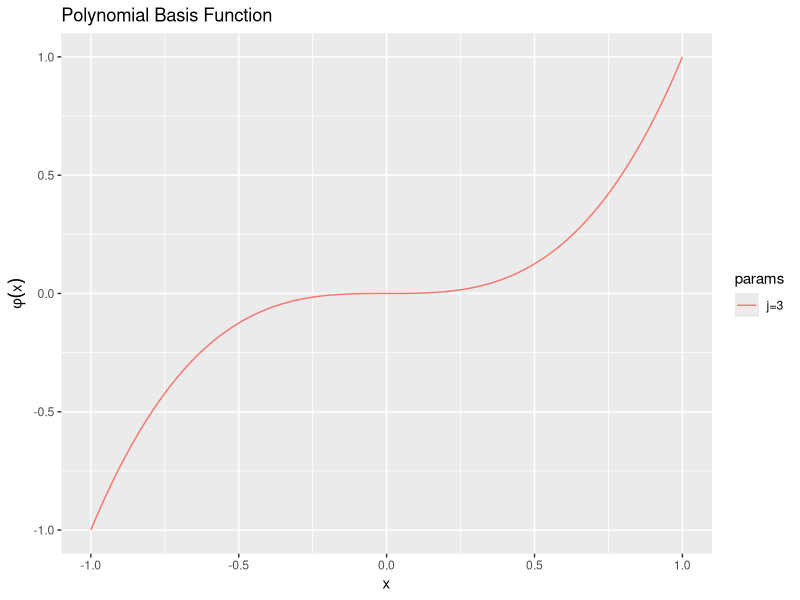
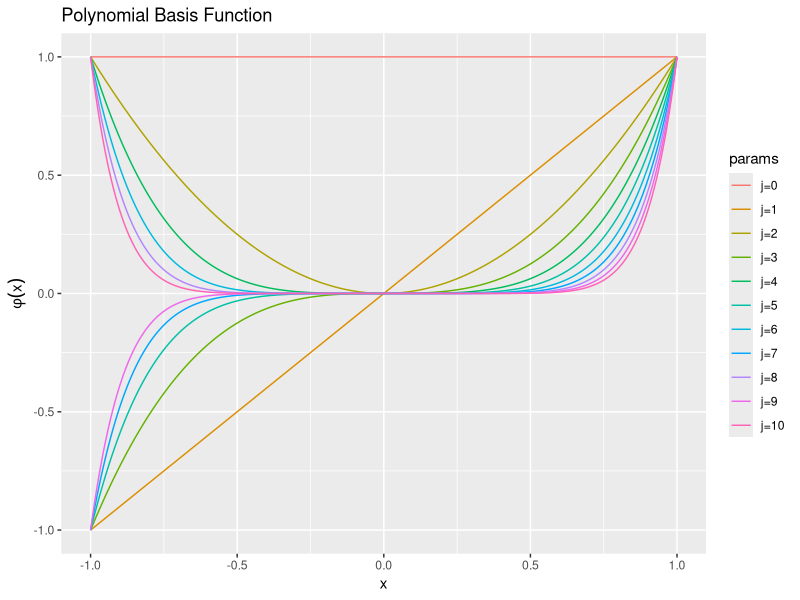
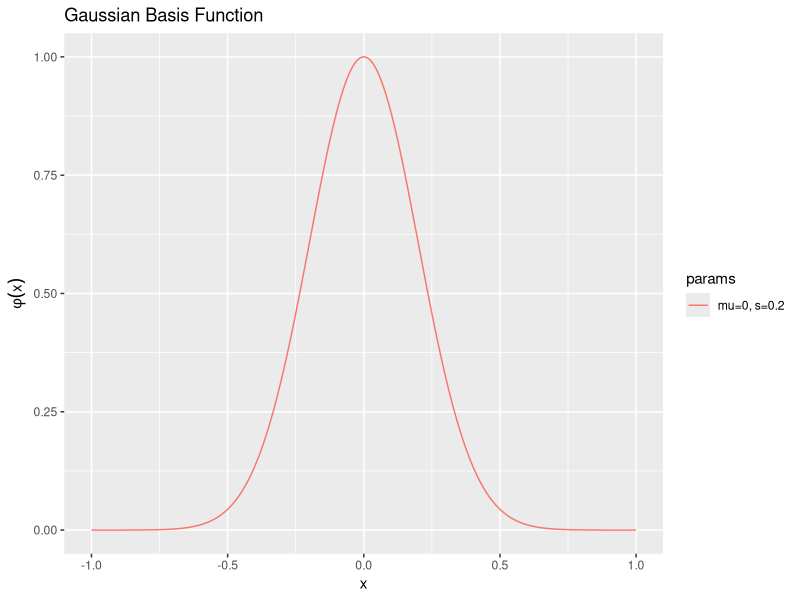
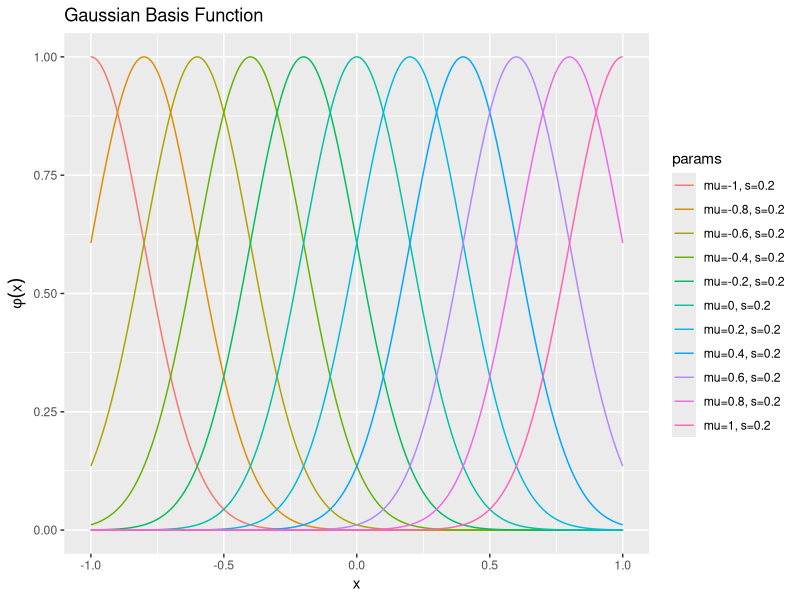
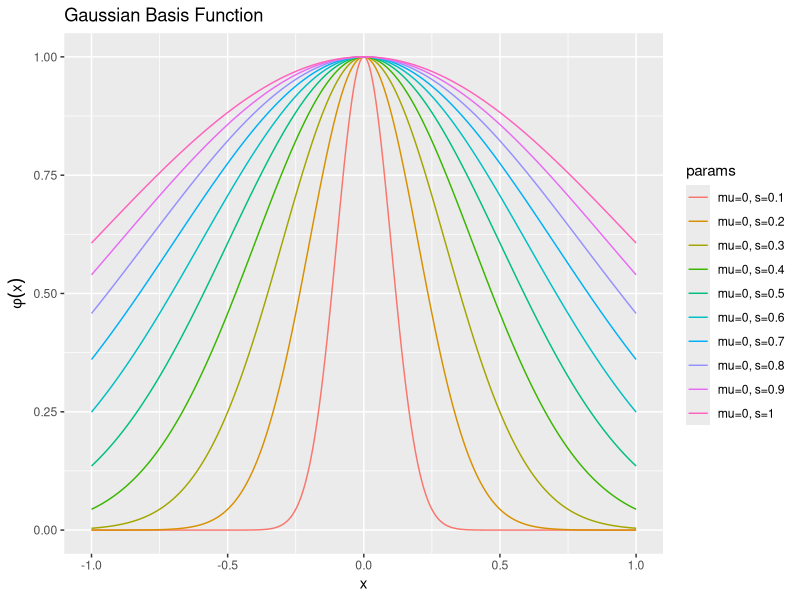
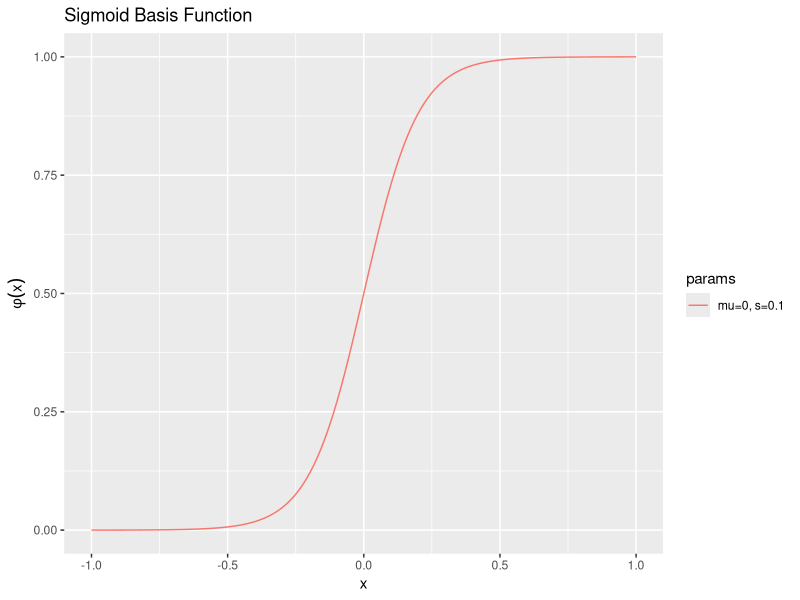
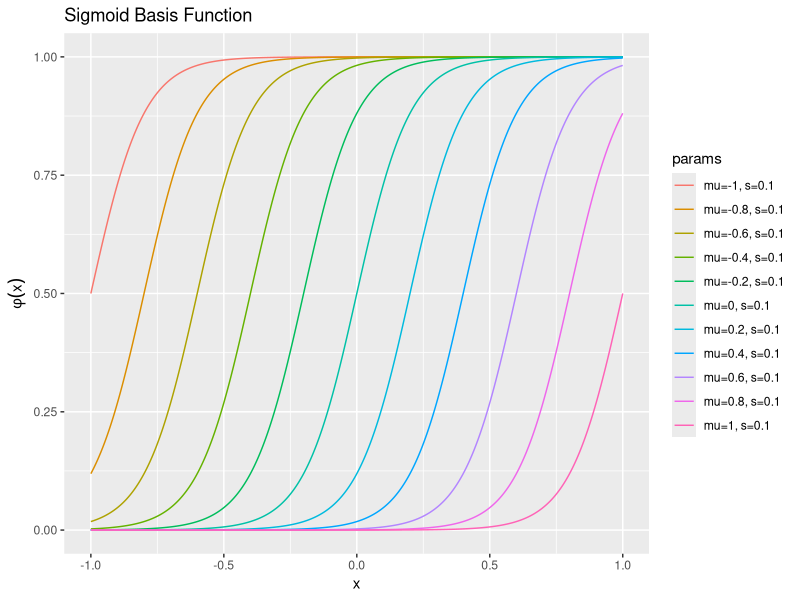
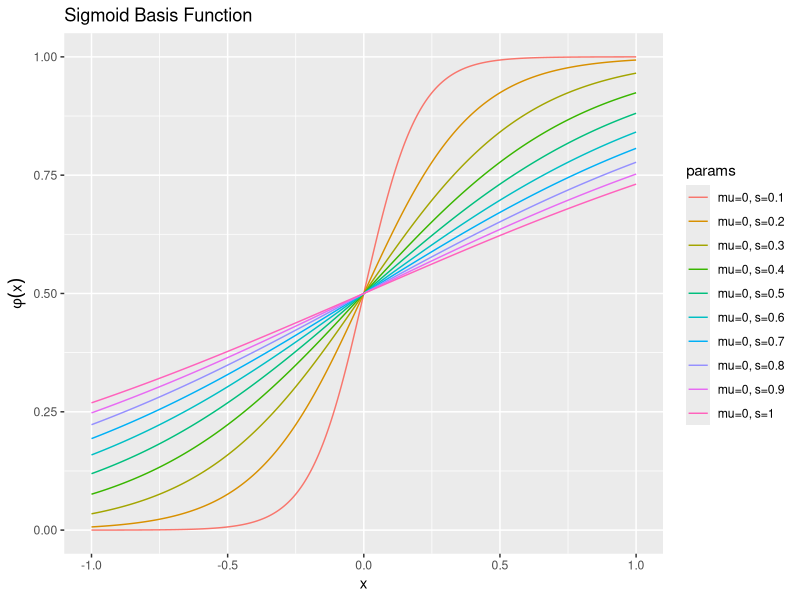

Reproduce these figures in R, in order.

# 3.1 線形基底関数モデル -----------------------------------------------------------

# 3.1.0項で利用するパッケージ
library(tidyverse)


# 多項式基底関数 ---------------------------------------------------------------------


# 多項式基底関数を作成
phi <- function(x, j) {
  y <- x^j
  return(y)
}

# x軸の値を作成
x_vals <- seq(-1, 1, by = 0.001)


### 基本のグラフ -----

# 値を指定
j <- 3

# 出力を計算
res_df <- tibble::tibble(
  x = x_vals, 
  y = phi(x, j), 
  label = factor(paste0("j=", j))
)

# 作図
ggplot(res_df, aes(x = x, y = y, color = label)) + 
  geom_line() + 
  labs(title = "Polynomial Basis Function", color = "params", 
       y = expression(phi(x)))


### jの影響 -----

# 値を指定
j_vec <- seq(0, 10)

# 出力を計算
res_df <- tibble::tibble(
  j = rep(j_vec, each = length(x_vals)), 
  x = rep(x_vals, times = length(j_vec)), 
  y = phi(x, j), 
  label = factor(paste0("j=", j), levels = paste0("j=", j_vec))
)

# 作図
ggplot(res_df, aes(x = x, y = y, color = label)) + 
  geom_line() + 
  labs(title = "Polynomial Basis Function", color = "params", 
       y = expression(phi(x)))


# ガウス基底関数 -----------------------------------------------------------------


# ガウス基底関数を作成
phi <- function(x, mu, s) {
  y <- exp(-(x - mu)^2 / (2 * s^2))
  return(y)
}

# x軸の値を作成
x_vals <- seq(-1, 1, by = 0.001)


### 基本のグラフ -----

# 値を指定
mu <- 0
s <- 0.2

# 出力を計算
res_df <- tibble::tibble(
  x = x_vals, 
  y = phi(x, mu, s), 
  label = factor(paste0("mu=", mu, ", s=", s))
)

# 作図
ggplot(res_df, aes(x = x, y = y, color = label)) + 
  geom_line() + 
  labs(title = "Gaussian Basis Function", color = "params", 
       y = expression(phi(x)))


### muの影響 -----

# 値を指定
mu_vec <- seq(-1, 1, by = 0.2)
s <- 0.2

# 出力を計算
res_df <- tibble::tibble(
  mu = rep(mu_vec, each = length(x_vals)), 
  x = rep(x_vals, times = length(mu_vec)), 
  y = phi(x, mu, s), 
  label = factor(
    paste0("mu=", mu, ", s=", s), 
    levels = paste0("mu=", mu_vec, ", s=", s)
  )
)

# 作図
ggplot(res_df, aes(x = x, y = y, color = label)) + 
  geom_line() + 
  labs(title = "Gaussian Basis Function", color = "params", 
       y = expression(phi(x)))


### sの影響 -----

# 値を指定
mu <- 0
s_vec <- seq(0.1, 1, by = 0.1)

# 出力を計算
res_df <- tibble::tibble(
  s = rep(s_vec, each = length(x_vals)), 
  x = rep(x_vals, times = length(s_vec)), 
  y = phi(x, mu, s), 
  label = factor(
    paste0("mu=", mu, ", s=", s), 
    levels = paste0("mu=", mu, ", s=", s_vec)
  )
)

# 作図
ggplot(res_df, aes(x = x, y = y, color = label)) + 
  geom_line() + 
  labs(title = "Gaussian Basis Function", color = "params", 
       y = expression(phi(x)))


# シグモイド基底関数 ----------------------------------------------------------


# ロジスティックシグモイド関数を作成
sigma <- function(x) {
  y <- 1 / (1 + exp(-x))
}

# シグモイド基底関数を作成
phi <- function(x, mu, s) {
  a <- (x - mu) / s
  y <- sigma(a)
  return(y)
}

# x軸の値を作成
x_vals <- seq(-1, 1, by = 0.001)


### 基本のグラフ -----

# 値を指定
mu <- 0
s <- 0.1

# 出力を計算
res_df <- tibble::tibble(
  x = x_vals, 
  y = phi(x, mu, s), 
  label = factor(paste0("mu=", mu, ", s=", s))
)

# 作図
ggplot(res_df, aes(x = x, y = y, color = label)) + 
  geom_line() + 
  labs(title = "Sigmoid Basis Function", color = "params", 
       y = expression(phi(x)))


### muの影響 -----

# 値を指定
mu_vec <- seq(-1, 1, by = 0.2)
s <- 0.1

# 出力を計算
res_df <- tibble::tibble(
  mu = rep(mu_vec, each = length(x_vals)), 
  x = rep(x_vals, times = length(mu_vec)), 
  y = phi(x, mu, s), 
  label = factor(
    paste0("mu=", mu, ", s=", s), 
    levels = paste0("mu=", mu_vec, ", s=", s)
  )
)

# 作図
ggplot(res_df, aes(x = x, y = y, color = label)) + 
  geom_line() + 
  labs(title = "Sigmoid Basis Function", color = "params", 
       y = expression(phi(x)))


### sの影響 -----

# 値を指定
mu <- 0
s_vec <- seq(0.1, 1, by = 0.1)

# 出力を計算
res_df <- tibble::tibble(
  s = rep(s_vec, each = length(x_vals)), 
  x = rep(x_vals, times = length(s_vec)), 
  y = phi(x, mu, s), 
  label = factor(
    paste0("mu=", mu, ", s=", s), 
    levels = paste0("mu=", mu, ", s=", s_vec)
  )
)

# 作図
ggplot(res_df, aes(x = x, y = y, color = label)) + 
  geom_line() + 
  labs(title = "Sigmoid Basis Function", color = "params", 
       y = expression(phi(x)))


